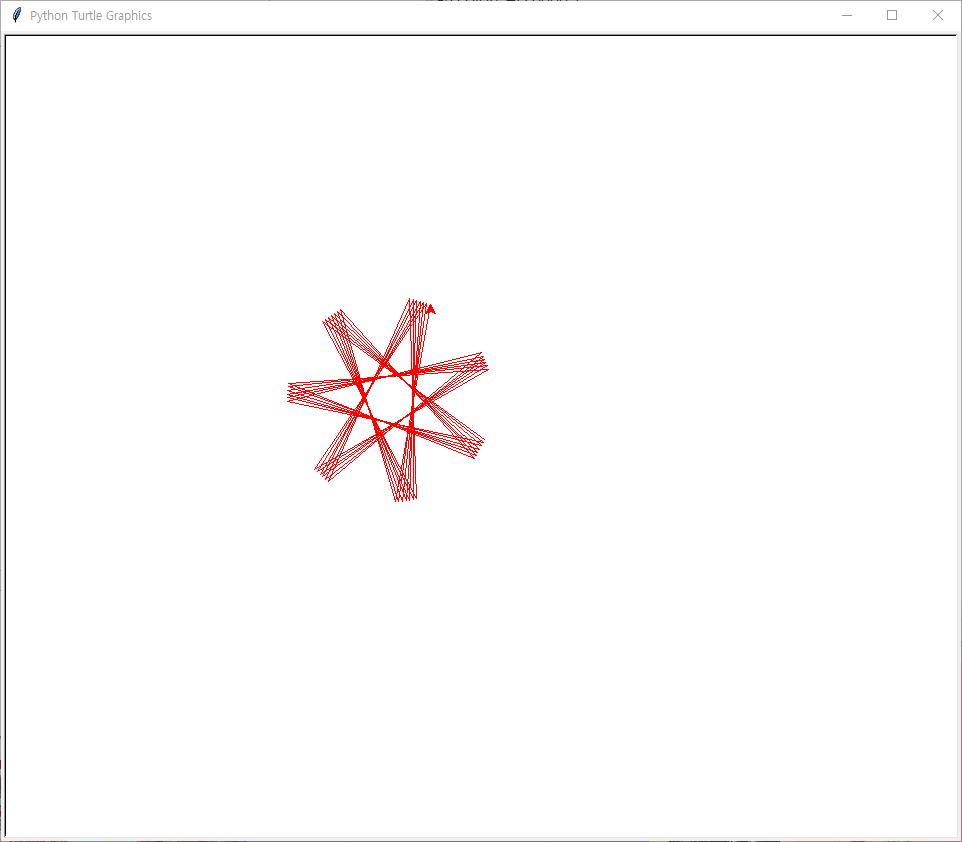

Source code (Python):
import turtle
myPen = turtle.Turtle()
myPen.speed(0)
myPen.color("#FF0000")
for j in range (1,10):
    for i in range (1,6):
        myPen.left(144)
        myPen.forward(200)
        myPen.left(10)
